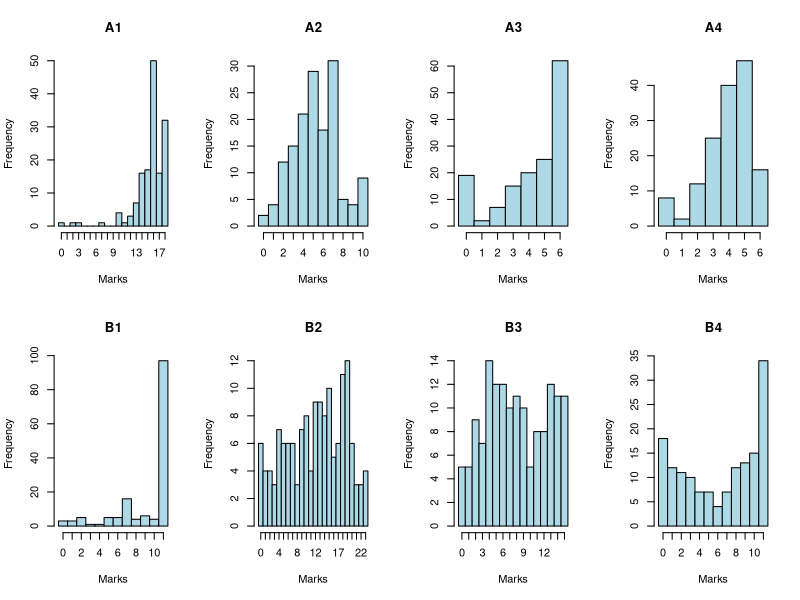
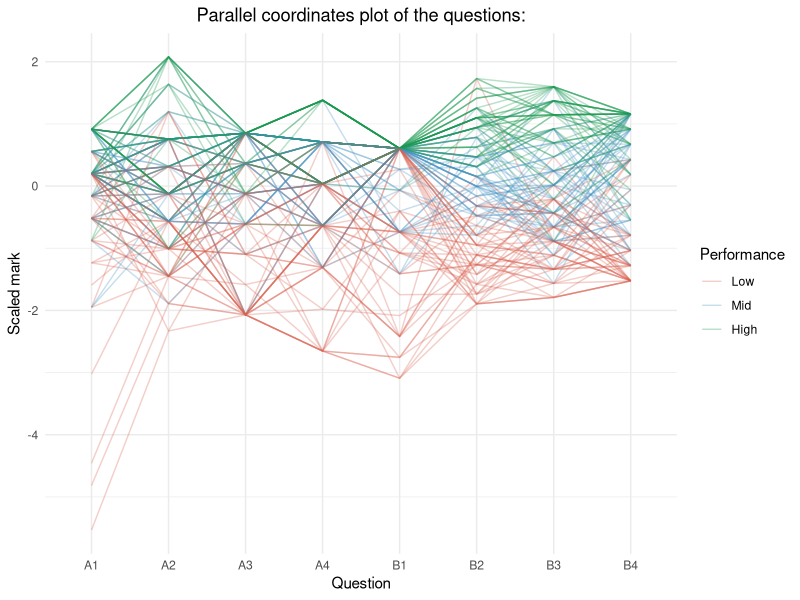
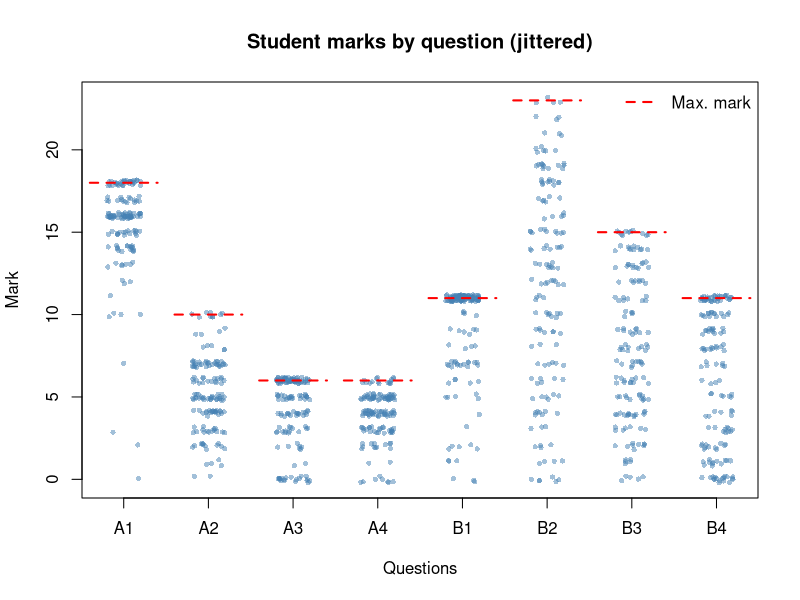
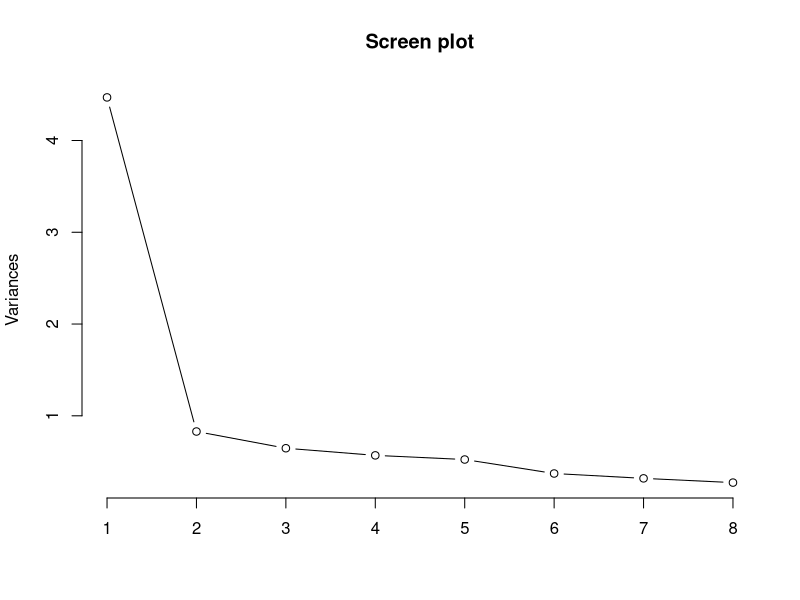
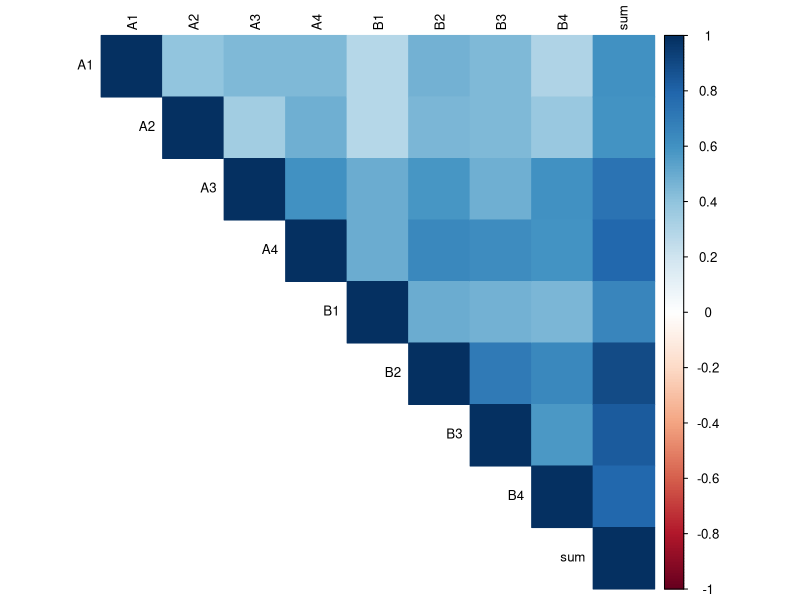
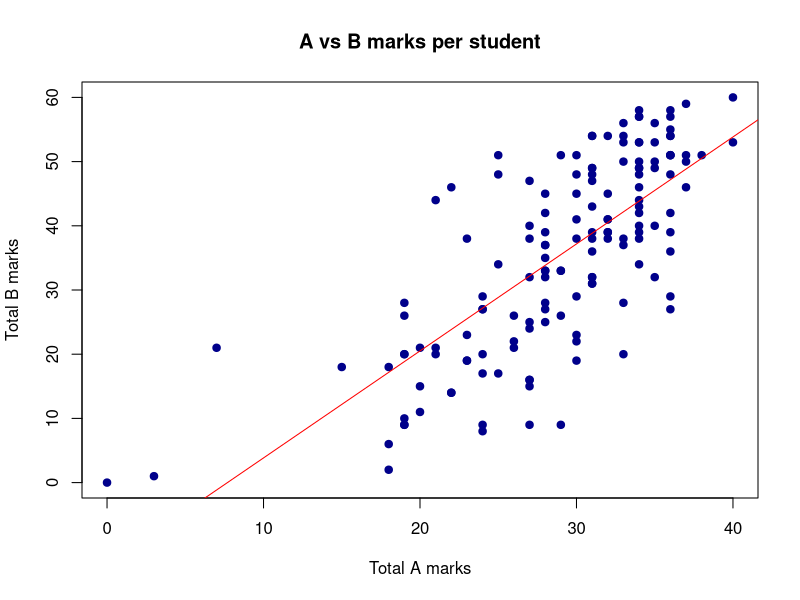

Write R code to recreate these figures, in order.
## ---- chunk 1
knitr::opts_chunk$set(echo = TRUE)
## ---- chunk 2
raw <- read.table(
    "200120178exammarks.dat",
    header    = TRUE, # first line holds column names (A1 A2 ... sum)
    row.names = 1 # first column holds row labels (student IDs / max.)
)
marks <- raw[rownames(raw) != "max.", ]
marks_q <- marks[, colnames(marks) != "sum"]
max_marks <- raw["max.", ]
## ---- chunk 3
par(mfrow = c(2, 4))
for (q in names(marks_q)) {
 qmax <- as.numeric(max_marks[[q]])
    hist(marks_q[[q]],
        breaks = seq(-0.5, qmax + 0.5, by = 1),
        main = q, xlab = "Marks", col = "lightblue", xaxt = "n"
    )
    axis(1, at = 0:qmax)
}
par(mfrow = c(1, 1))
## ---- chunk 4
marks_pc <- marks_q
marks_pc$total <- marks$sum
questions <- colnames(marks_q)
breaks <- quantile(marks_pc$total, probs = c(0, 1 / 3, 2 / 3, 1))
marks_pc$performance <- cut(marks_pc$total,
    breaks = breaks,
    labels = c("Low", "Mid", "High"),
    include.lowest = TRUE
)
# Parallel coordinates plot
library(GGally)
ggparcoord(marks_pc,
    columns     = seq_along(questions), # question columns only
    groupColumn = "performance",
    # scale       = "uniminmax", # scale each axis to [0, 1]
    alphaLines  = 0.3
) +
    scale_color_manual(values = c(
        "Low"  = "#d6604d",
        "Mid"  = "#4393c3",
        "High" = "#1a9850"
    )) +
    labs(title="Parallel coordinates plot of the questions:",
        x     = "Question",
        y     = "Scaled mark",
        color = "Performance"
    ) +
    theme_minimal(base_size = 11)+
  theme(plot.title = element_text(hjust = 0.5))
## ---- chunk 5
q_index <- rep(seq_along(questions), each = nrow(marks_q))
max_marks <- raw["max.", ]
mark_vec <- unlist(marks_q)

# Jitter plot — reveals distribution of discrete marks per question
plot(jitter(q_index), jitter(mark_vec),
    xlab = "Questions", ylab = "Mark",
    xaxt = "n", # suppress default x-axis
    pch = 16, cex = 0.7, # solid small dots
    col = adjustcolor("steelblue", alpha.f = 0.5),
    main = "Student marks by question (jittered)"
)

axis(1, at = seq_along(questions), labels = questions)

# Add max-mark reference lines for each question
segments(
    x0 = seq_along(questions) - 0.4,
    x1 = seq_along(questions) + 0.4,
    y0 = as.numeric(max_marks[questions]),
    col = "red", lwd = 2, lty = 2
)

legend("topright", legend = "Max. mark", col = "red", lty = 2, lwd = 2, bty = "n")
## ---- chunk 6
pca <- prcomp(marks_q, scale. = TRUE)
summary(pca) # % variance explained
## ---- chunk 7
round(pca$rotation,digits = 3) # loadings
plot(pca, type = "l", main = "Screen plot")
## ---- chunk 8
cor_mat <- cor(raw[-1,])
round(cor_mat, 2)
## ---- chunk 9
library(corrplot)
corrplot(cor_mat,
    method       = "color", # coloured heatmap
    type         = "upper", # only upper triangle (cleaner)
    tl.cex       = 0.8,
    tl.col = "black" # text label colour
)
## ---- chunk 10
A_mean <- apply(marks_q[, 1:4], 2, mean)
B_mean <- apply(marks_q[, 5:8], 2, mean)

## ---- chunk 11
marks_q$A_total <- rowSums(marks_q[, 1:4])
marks_q$B_total <- rowSums(marks_q[, 5:8])

plot(marks_q$A_total, marks_q$B_total,
    xlab = "Total A marks", ylab = "Total B marks",
    pch = 19, col = "darkblue",
    main = "A vs B marks per student"
)
abline(lm(B_total ~ A_total, data = marks_q), col = "red")
marks_q$A_total <- NULL
marks_q$B_total <- NULL
## ---- chunk 12
model <- lm(sum ~ A1 + A2 + A3 + A4 + B1 + B2 + B3 + B4, data = marks)
summary(model)
